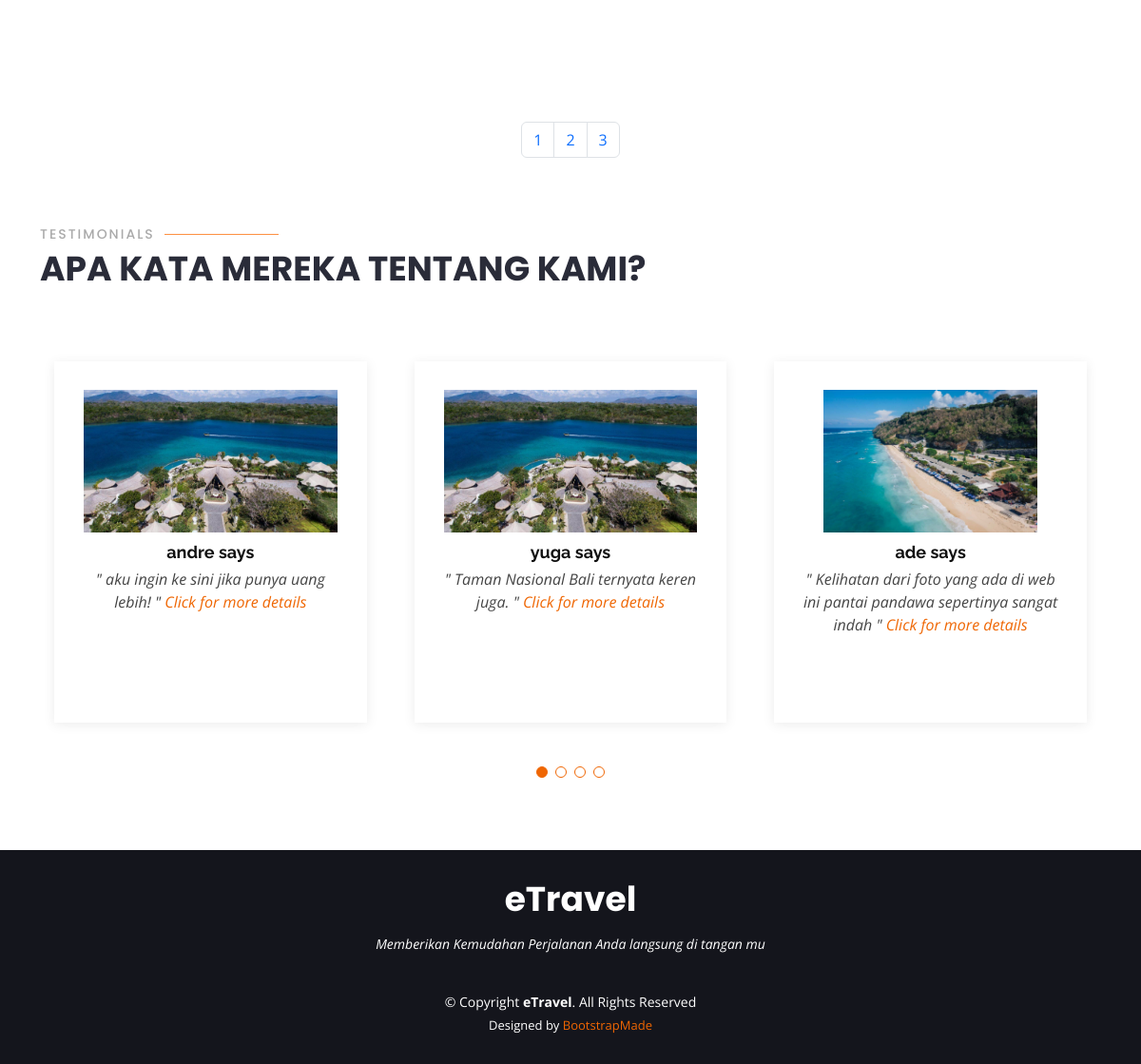
The app's page / (lower part), older data.
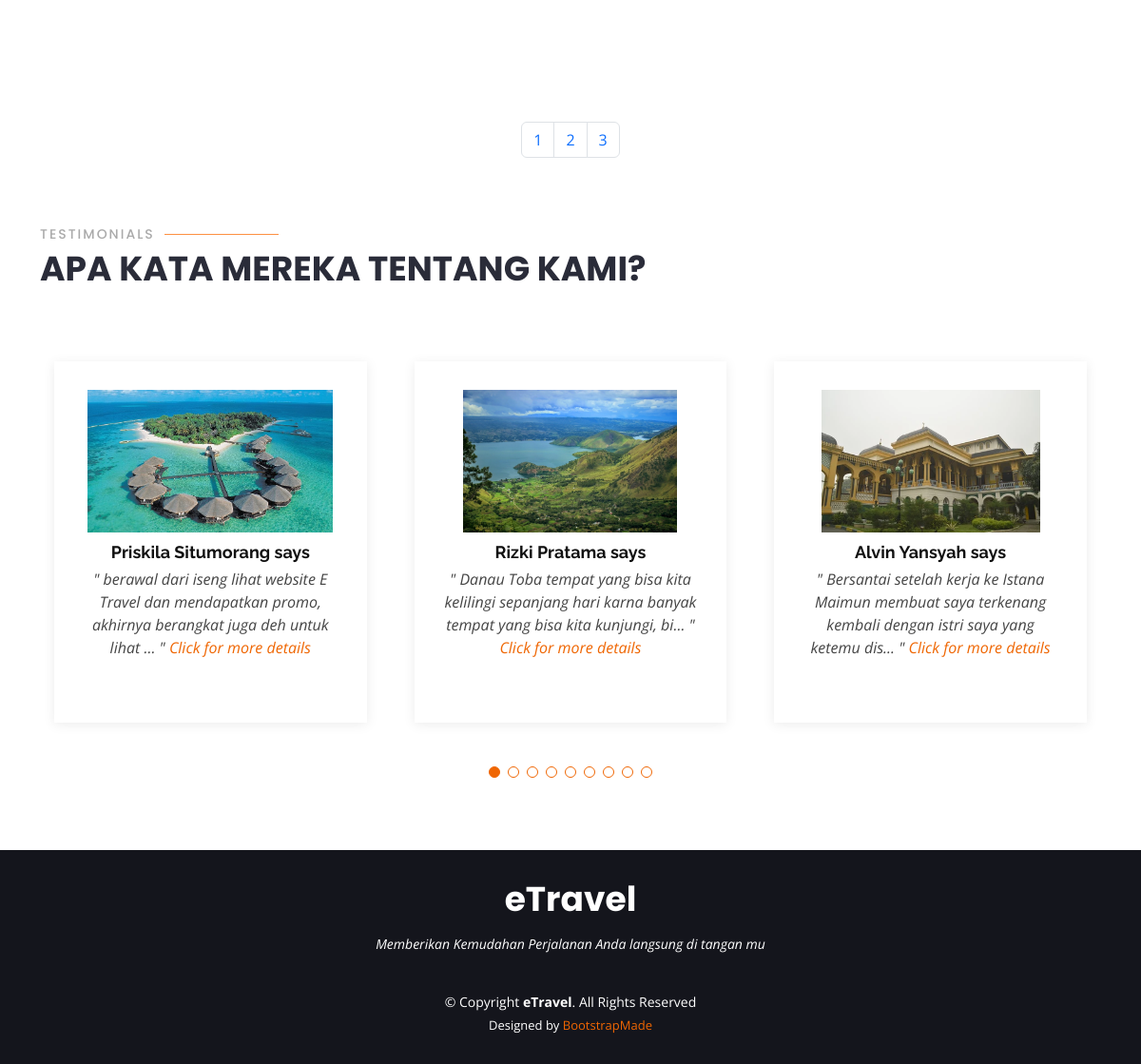
The same page, newer data.
### tables this page shows
CREATE TABLE `komentar` (
  `id_komentar` int(11) NOT NULL,
  `komentar` text NOT NULL,
  `name_user` varchar(100) NOT NULL,
  `id_tempat_wisata` int(11) NOT NULL
);

CREATE TABLE `tempat_wisata` (
  `id_tempat_wisata` int(11) NOT NULL,
  `name_tw` varchar(255) NOT NULL,
  `deskripsi` text NOT NULL,
  `image_tw` varchar(255) NOT NULL,
  `id_daerah_wisata` int(11) NOT NULL,
  `id_kategori` int(11) NOT NULL
);

### public/index.php (the view, shortened to what this page needs)
<!DOCTYPE html>
<html lang="en">
<head>
  <link rel="stylesheet" href="https://cdn.datatables.net/1.13.4/css/jquery.dataTables.css"/>
  <link rel="stylesheet" href="https://cdn.datatables.net/1.13.4/css/jquery.dataTables.css" />
  <link href="assets/vendor/animate.css/animate.min.css" rel="stylesheet">
  <link href="assets/vendor/aos/aos.css" rel="stylesheet">
  <link href="assets/vendor/bootstrap/css/bootstrap.min.css" rel="stylesheet">
  <link href="assets/vendor/bootstrap-icons/bootstrap-icons.css" rel="stylesheet">
  <link href="assets/vendor/boxicons/css/boxicons.min.css" rel="stylesheet">
  <link href="assets/vendor/glightbox/css/glightbox.min.css" rel="stylesheet">
  <link href="assets/vendor/remixicon/remixicon.css" rel="stylesheet">
  <link href="assets/vendor/swiper/swiper-bundle.min.css" rel="stylesheet">
  <link href="assets/css/style.css" rel="stylesheet">
</head>
<body>
  <main id="main">
    <section id="portfolio" class="portfolio">
      <div class="container">
        <div class="section-title" data-aos="zoom-out">
        <div class="row portfolio-container" data-aos="fade-up">
          <?php
          include "../config/config.php";
          $limit = 6;
          ?>
        </div>
      </div>
    </section>
    <nav class="d-flex justify-content-center wow fadeIn">
        <ul class="pagination pg-blue">
          <?php
            $queryTotal = mysqli_query($host, "SELECT COUNT(*) AS total FROM `tempat_wisata`");
            $row = mysqli_fetch_assoc($queryTotal);
            $countTotal = $row['total'];
            $page = ceil($countTotal/$limit);
            for($i=0;$i<$page;$i++){
              $active = "";
          ?>
          <li class="page-item <?php echo $active ?>">
            <a class="page-link" href="index.php?page=<?php echo $i+1 ?>"><?php echo $i+1; ?>
            </a>
          </li>
          <?php
          }
          ?>
        </ul>
      </nav>
    <section id="testimonials" class="testimonials">
      <div class="container">
        <div class="section-title" data-aos="zoom-out">
          <h2>Testimonials</h2>
          <p>Apa Kata Mereka Tentang Kami?</p>
        </div>
        <div class="testimonials-slider swiper" data-aos="fade-up" data-aos-delay="100">
          <div class="swiper-wrapper">
            <?php
            include "../config/config.php";
            $data = mysqli_query($host, "SELECT k.*, tw.image_tw FROM komentar k INNER JOIN tempat_wisata tw ON k.id_tempat_wisata = tw.id_tempat_wisata ORDER BY k.id_komentar DESC");
            while ($d = mysqli_fetch_array($data)) {
            ?>
            <div class="swiper-slide">
              <div class="testimonial-item">
                <?php if (!empty($d['image_tw'])) { ?>
                  <div class="testimonial-image">
                    <img src="../admin/assets/img/<?php echo $d['image_tw']; ?>" alt="Testimonial Image" class="img-fluid">
                  </div>
                <?php } ?>
                <h3><?php echo $d["name_user"];?> says</h3>
                <p>
                  <i>"</i>
                  <?php echo strlen($d['komentar']) > 105 ? substr($d['komentar'], 0, 105) . "..." : $d['komentar']; ?>
                  <i>"</i>
                  <a href="portfolio-details.php?id_tempat_wisata=<?php echo $d['id_tempat_wisata'] ?>" class="read-more-link">Click for more details</a>
                </p>
              </div>
            </div>
            <?php }?>
          </div>
          <div class="swiper-pagination"></div>
        </div>
      </div>
    </section>
    <footer id="footer">
      <div class="container">
        <h3>eTravel</h3>
        <p>Memberikan Kemudahan Perjalanan Anda langsung di tangan mu</p>
        <div class="copyright">
          &copy; Copyright <strong><span>eTravel</span></strong>. All Rights Reserved
        </div>
        <div class="credits">
          Designed by <a href="https://bootstrapmade.com/">BootstrapMade</a>
        </div>
      </div>
    </footer>
</body>
</html>

Row changes from the older to the newer data that the page shows:
no longer on this page (row unchanged): komentar: id_tempat_wisata.image_tw (picture), name_user "andre", komentar "aku ingin ke sini jika punya uang lebih!"
no longer on this page (row unchanged): komentar: id_tempat_wisata.image_tw (picture), name_user "yuga", komentar "Taman Nasional Bali ternyata keren juga."
no longer on this page (row unchanged): komentar: id_tempat_wisata.image_tw (picture), name_user "ade", komentar "Kelihatan dari foto yang ada di web ini pantai pandawa sepertinya sangat indah"
added komentar: id_tempat_wisata.image_tw (picture), name_user "Priskila Situmorang", komentar "berawal dari iseng lihat website E Travel dan mendapatkan promo, akhirnya berangkat juga deh untuk lihat"
added komentar: id_tempat_wisata.image_tw (picture), name_user "Rizki Pratama", komentar "Danau Toba tempat yang bisa kita kelilingi sepanjang hari karna banyak tempat yang bisa kita kunjungi, bi"
added komentar: id_tempat_wisata.image_tw (picture), name_user "Alvin Yansyah", komentar "Bersantai setelah kerja ke Istana Maimun membuat saya terkenang kembali dengan istri saya yang ketemu dis"
